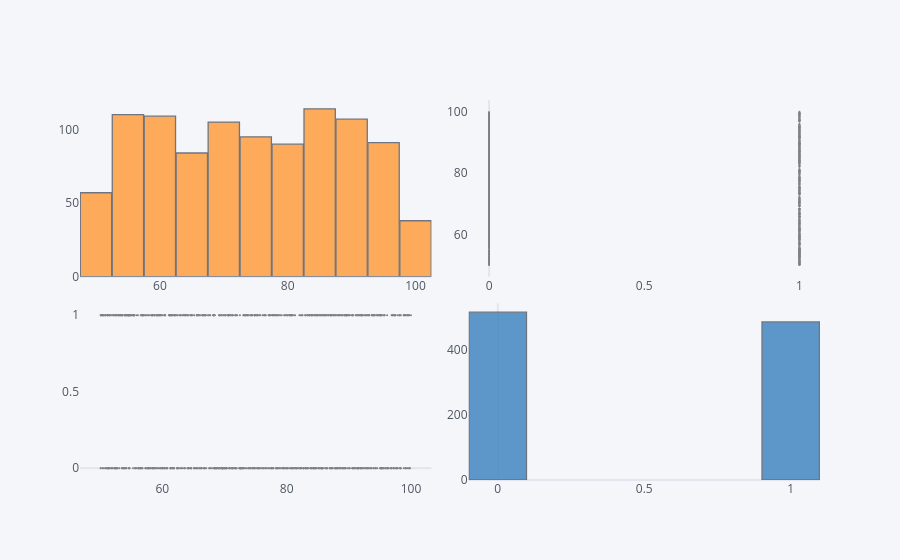

Notebook source saved alongside this figure:
### Code cell
dm[['Weight','Dementia']].scatter_matrix()

### Figure 1 — Plotly figure (JSON) as saved in the notebook; plotly's stock layout.template omitted (floating-point values rounded to 4 significant figures; data arrays with more than 128 entries replaced by an {"elided": "..."} marker saying what was removed)
{"data": [{"histfunc": "count", "histnorm": "", "marker": {"color": "rgba(255, 153, 51, 1.0)", "line": {"color": "#4D5663", "width": 1.3}}, "name": "Weight", "nbinsx": 10, "opacity": 0.8, "orientation": "v", "type": "histogram", "x": {"elided": "1000 float values"}, "xaxis": "x", "yaxis": "y"}, {"line": {"color": "rgba(128, 128, 128, 1.0)", "dash": "solid", "shape": "linear", "width": 1.3}, "marker": {"size": 2, "symbol": "circle"}, "mode": "markers", "name": "Weight", "text": "", "type": "scatter", "x": {"elided": "1000 int values"}, "xaxis": "x2", "y": {"elided": "1000 float values"}, "yaxis": "y2"}, {"line": {"color": "rgba(128, 128, 128, 1.0)", "dash": "solid", "shape": "linear", "width": 1.3}, "marker": {"size": 2, "symbol": "circle"}, "mode": "markers", "name": "Dementia", "text": "", "type": "scatter", "x": {"elided": "1000 float values"}, "xaxis": "x3", "y": {"elided": "1000 int values"}, "yaxis": "y3"}, {"histfunc": "count", "histnorm": "", "marker": {"color": "rgba(55, 128, 191, 1.0)", "line": {"color": "#4D5663", "width": 1.3}}, "name": "Dementia", "nbinsx": 10, "opacity": 0.8, "orientation": "v", "type": "histogram", "x": {"elided": "1000 int values"}, "xaxis": "x4", "yaxis": "y4"}], "layout": {"bargap": 0.02, "legend": {"bgcolor": "#F5F6F9", "font": {"color": "#4D5663"}}, "paper_bgcolor": "#F5F6F9", "plot_bgcolor": "#F5F6F9", "showlegend": false, "title": {"font": {"color": "#4D5663"}}, "xaxis": {"anchor": "y", "domain": [0, 0.475], "gridcolor": "#E1E5ED", "showgrid": false, "tickfont": {"color": "#4D5663"}, "title": {"font": {"color": "#4D5663"}, "text": ""}, "zerolinecolor": "#E1E5ED"}, "xaxis2": {"anchor": "y2", "domain": [0.525, 1], "gridcolor": "#E1E5ED", "showgrid": false, "tickfont": {"color": "#4D5663"}, "title": {"font": {"color": "#4D5663"}, "text": ""}, "zerolinecolor": "#E1E5ED"}, "xaxis3": {"anchor": "y3", "domain": [0, 0.475], "gridcolor": "#E1E5ED", "showgrid": false, "tickfont": {"color": "#4D5663"}, "title": {"font": {"color": "#4D5663"}, "text": ""}, "zerolinecolor": "#E1E5ED"}, "xaxis4": {"anchor": "y4", "domain": [0.525, 1], "gridcolor": "#E1E5ED", "showgrid": false, "tickfont": {"color": "#4D5663"}, "title": {"font": {"color": "#4D5663"}, "text": ""}, "zerolinecolor": "#E1E5ED"}, "yaxis": {"anchor": "x", "domain": [0.535, 1.0], "gridcolor": "#E1E5ED", "showgrid": false, "tickfont": {"color": "#4D5663"}, "title": {"font": {"color": "#4D5663"}, "text": ""}, "zerolinecolor": "#E1E5ED"}, "yaxis2": {"anchor": "x2", "domain": [0.535, 1.0], "gridcolor": "#E1E5ED", "showgrid": false, "tickfont": {"color": "#4D5663"}, "title": {"font": {"color": "#4D5663"}, "text": ""}, "zerolinecolor": "#E1E5ED"}, "yaxis3": {"anchor": "x3", "domain": [0, 0.465], "gridcolor": "#E1E5ED", "showgrid": false, "tickfont": {"color": "#4D5663"}, "title": {"font": {"color": "#4D5663"}, "text": ""}, "zerolinecolor": "#E1E5ED"}, "yaxis4": {"anchor": "x4", "domain": [0, 0.465], "gridcolor": "#E1E5ED", "showgrid": false, "tickfont": {"color": "#4D5663"}, "title": {"font": {"color": "#4D5663"}, "text": ""}, "zerolinecolor": "#E1E5ED"}}}
